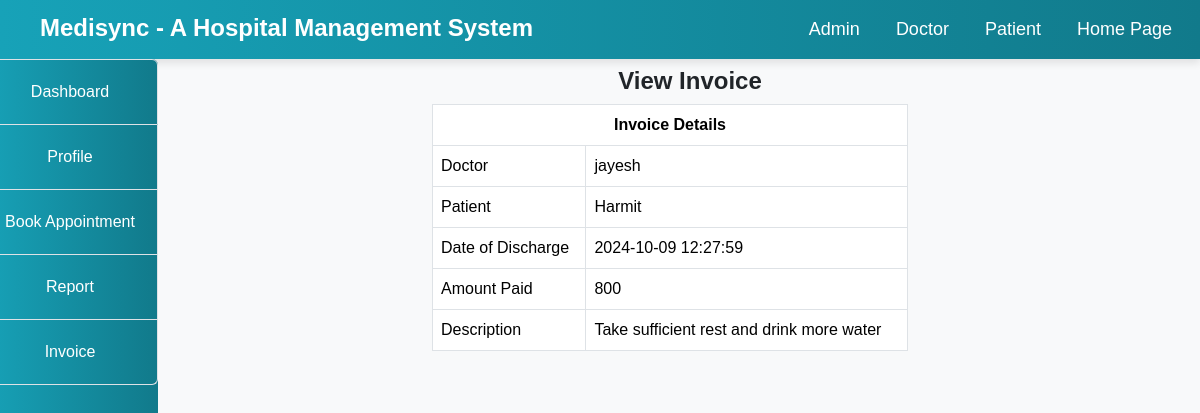
The page /Hospital/patient/view.php?id=2 on the database its author committed.
### tables this page shows
CREATE TABLE `income` (
  `id` int(100) NOT NULL,
  `doctor` varchar(100) NOT NULL,
  `patient` varchar(100) NOT NULL,
  `date_discharge` varchar(100) NOT NULL,
  `amount_paid` varchar(100) NOT NULL,
  `description` varchar(200) NOT NULL
);

### Hospital/patient/view.php (the view, shortened to what this page needs)
<!DOCTYPE html>
<html lang="en">
<head>
</head>
<body>
    <?php
        include("../include/header.php");
        include("../include/connection.php");
    ?>
    <div class="container-fluid">
        <div class="col-md-12">
            <div class="row">
                <div class="col-md-2" style="margin-left: -30px;">
                    <?php
                        include("sidenav.php");
                    ?>
                </div>
                <div class="col-md-10">
                    <h5 class="text-center my-2">View Invoice</h5>
                    <div class="col-md-12">
                        <div class="row">
                            <div class="col-md-3"></div>
                            <div class="col-md-6">
                                <?php
                                    if(isset($_GET['id'])) {
                                        $id = $_GET['id'];
                                        $query = "SELECT * FROM income WHERE id='$id'";
                                        $res = mysqli_query($connect,$query);
                                        $row = mysqli_fetch_array($res);
                                    }
                                ?>
                                <table class="table table-bordered">
                                    <tr>
                                        <th colspan="2" class="text-center">Invoice Details</th>
                                    </tr>
                                    <tr>
                                        <td>Doctor</td>
                                        <td><?php echo $row['doctor']; ?></td>
                                    </tr>
                                    <tr>
                                        <td>Patient</td>
                                        <td><?php echo $row['patient']; ?></td>
                                    </tr>
                                    <tr>
                                        <td>Date of Discharge</td>
                                        <td><?php echo $row['date_discharge']; ?></td>
                                    </tr>
                                    <tr>
                                        <td>Amount Paid</td>
                                        <td><?php echo $row['amount_paid']; ?></td>
                                    </tr>
                                    <tr>
                                        <td>Description</td>
                                        <td><?php echo $row['description']; ?></td>
                                    </tr>
                                </table>
                            </div>
                            <div class="col-md-3"></div>
                        </div>
                    </div>
                </div>
            </div>
        </div>
    </div>
</body>
</html>

### Hospital/include/header.php (style rules this page uses)
body { font-family: 'Arial', sans-serif; background-color: #f8f9fa; }
h5 { margin-left: 40px; margin-top: 5px; font-size: 24px; font-weight: bold; }

### rows shown on the page
income: doctor "jayesh", patient "Harmit", date_discharge "2024-10-09 12:27:59", amount_paid "800", description "Take sufficient rest and drink more water"
